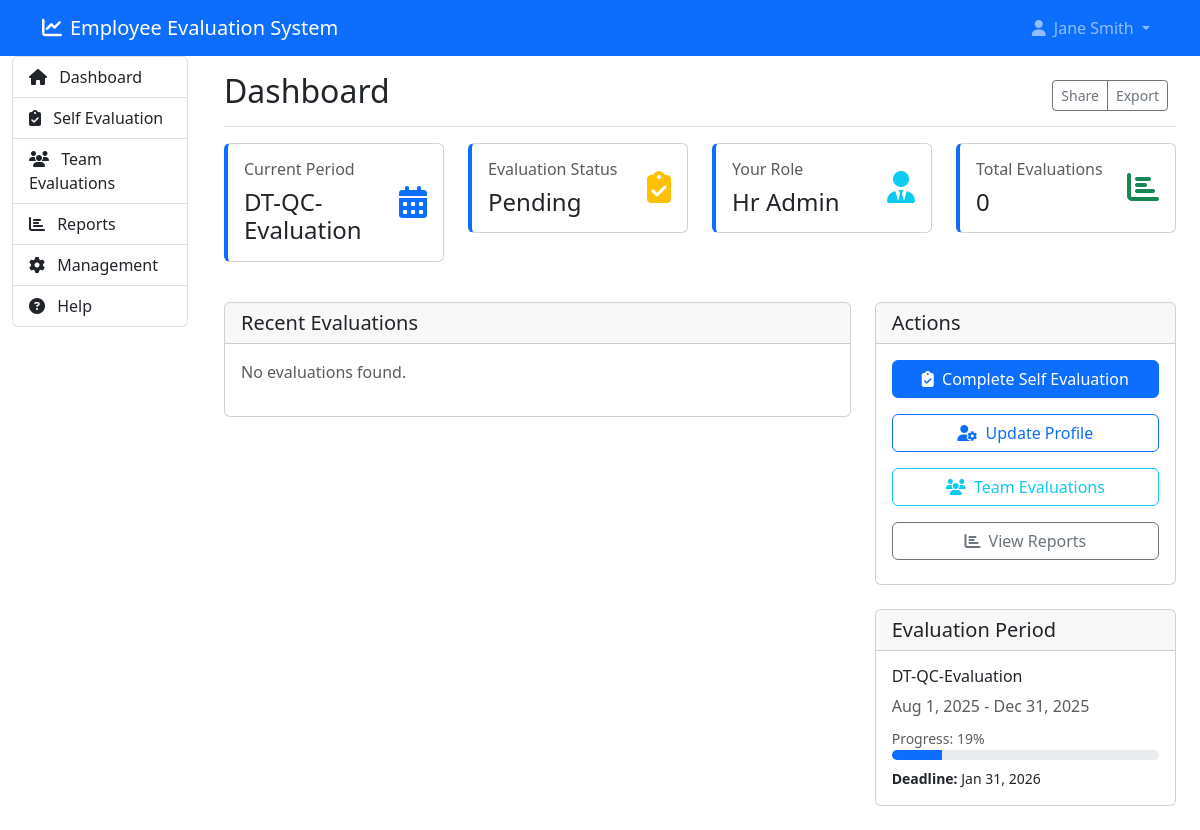
Screenshot of /index.php (signed in) with the database file from the repository.
### tables this page shows
CREATE TABLE `evaluation_periods` (
  `period_id` int NOT NULL,
  `period_name` varchar(50) NOT NULL,
  `start_date` date NOT NULL,
  `end_date` date NOT NULL,
  `evaluation_deadline` date DEFAULT NULL,
  `period_type` enum('monthly','quarterly','bi_annual','annual') NOT NULL,
  `is_active` tinyint(1) DEFAULT '1',
  `created_at` timestamp NULL DEFAULT CURRENT_TIMESTAMP,
  `updated_at` timestamp NULL DEFAULT CURRENT_TIMESTAMP ON UPDATE CURRENT_TIMESTAMP
);

### config.php (called while the page is built, shortened)
<?php
$host = 'localhost';
$dbname = 'employee_evaluation_system';
$username = 'root';
$password = 'admin@123';
try {
    $pdo = new PDO("mysql:host=$host;dbname=$dbname", $username, $password);
    $pdo->setAttribute(PDO::ATTR_ERRMODE, PDO::ERRMODE_EXCEPTION);
} catch (PDOException $e) {
    die("Could not connect to the database: " . $e->getMessage());
}
function getUserRole() {
    return $_SESSION['role'] ?? 'employee';
}
function getCurrentEvaluationPeriod() {
    global $pdo;
    $stmt = $pdo->query("SELECT * FROM evaluation_periods WHERE is_active = 1 AND end_date >= CURDATE() ORDER BY start_date LIMIT 1");
    return $stmt->fetch(PDO::FETCH_ASSOC);
}
function hasCompletedEvaluation($user_id, $period_id) {
    global $pdo;
    $stmt = $pdo->prepare("SELECT COUNT(*) FROM evaluations
                          WHERE employee_id = (SELECT employee_id FROM employees WHERE user_id = ?)
                          AND period_id = ? AND status = 'approved'");
    $stmt->execute([$user_id, $period_id]);
    return $stmt->fetchColumn() > 0;
}
?>

### index.php (the view, shortened to what this page needs)
<?php
require_once 'config.php';
$user_id = $_SESSION['user_id'];
$role = getUserRole();
$period = getCurrentEvaluationPeriod();
$completed = false;
if ($period) {
    $completed = hasCompletedEvaluation($user_id, $period['period_id']);
}
function getRecentEvaluations($user_id) {
    global $pdo;
    $stmt = $pdo->prepare("SELECT e.*, ep.period_name, ep.start_date, ep.end_date
                          FROM evaluations e
                          JOIN evaluation_periods ep ON e.period_id = ep.period_id
                          WHERE e.employee_id = (SELECT employee_id FROM employees WHERE user_id = ?)
                          ORDER BY e.created_at DESC LIMIT 5");
    $stmt->execute([$user_id]);
    return $stmt->fetchAll(PDO::FETCH_ASSOC);
}
$recent_evaluations = getRecentEvaluations($user_id);
?>
<!DOCTYPE html>
<html lang="en">
<head>
    <link href="https://cdn.jsdelivr.net/npm/bootstrap@5.3.0/dist/css/bootstrap.min.css" rel="stylesheet">
    <link rel="stylesheet" href="https://cdnjs.cloudflare.com/ajax/libs/font-awesome/6.4.0/css/all.min.css">
</head>
<body>
    <?php include 'header.php'; ?>
    <div class="container-fluid">
        <div class="row">
            <?php include 'sidebar.php'; ?>
            <main class="col-md-9 col-lg-10 px-md-4">
                <div class="d-flex justify-content-between flex-wrap flex-md-nowrap align-items-center pt-3 pb-2 mb-3 border-bottom">
                    <h1 class="h2">Dashboard</h1>
                    <div class="btn-toolbar mb-2 mb-md-0">
                        <div class="btn-group me-2">
                            <button type="button" class="btn btn-sm btn-outline-secondary">Share</button>
                            <button type="button" class="btn btn-sm btn-outline-secondary">Export</button>
                        </div>
                    </div>
                </div>
                <div class="row mb-4">
                    <div class="col-md-6 col-lg-3 mb-3">
                        <div class="card card-dashboard">
                            <div class="card-body">
                                <div class="d-flex justify-content-between">
                                    <div>
                                        <h6 class="card-title text-muted">Current Period</h6>
                                        <h4 class="card-text">
                                            <?php echo $period ? $period['period_name'] : 'None'; ?>
                                        </h4>
                                    </div>
                                    <div class="align-self-center">
                                        <i class="fas fa-calendar-alt fa-2x text-primary"></i>
                                    </div>
                                </div>
                            </div>
                        </div>
                    </div>
                    <div class="col-md-6 col-lg-3 mb-3">
                        <div class="card card-dashboard">
                            <div class="card-body">
                                <div class="d-flex justify-content-between">
                                    <div>
                                        <h6 class="card-title text-muted">Evaluation Status</h6>
                                        <h4 class="card-text">
                                            <?php echo $completed ? 'Completed' : 'Pending'; ?>
                                        </h4>
                                    </div>
                                    <div class="align-self-center">
                                        <i class="fas fa-clipboard-check fa-2x text-<?php echo $completed ? 'success' : 'warning'; ?>"></i>
                                    </div>
                                </div>
                            </div>
                        </div>
                    </div>
                    <div class="col-md-6 col-lg-3 mb-3">
                        <div class="card card-dashboard">
                            <div class="card-body">
                                <div class="d-flex justify-content-between">
                                    <div>
                                        <h6 class="card-title text-muted">Your Role</h6>
                                        <h4 class="card-text text-capitalize">
                                            <?php echo str_replace('_', ' ', $role); ?>
                                        </h4>
                                    </div>
                                    <div class="align-self-center">
                                        <i class="fas fa-user-tie fa-2x text-info"></i>
                                    </div>
                                </div>
                            </div>
                        </div>
                    </div>
                    <div class="col-md-6 col-lg-3 mb-3">
                        <div class="card card-dashboard">
                            <div class="card-body">
                                <div class="d-flex justify-content-between">
                                    <div>
                                        <h6 class="card-title text-muted">Total Evaluations</h6>
                                        <h4 class="card-text"><?php echo count($recent_evaluations); ?></h4>
                                    </div>
                                    <div class="align-self-center">
                                        <i class="fas fa-chart-bar fa-2x text-success"></i>
                                    </div>
                                </div>
                            </div>
                        </div>
                    </div>
                </div>
                <div class="row">
                    <div class="col-md-8 mb-4">
                        <div class="card">
                            <div class="card-header">
                                <h5 class="card-title mb-0">Recent Evaluations</h5>
                            </div>
                            <div class="card-body">
                                <?php if (count($recent_evaluations) > 0): ?>
                                <div class="table-responsive">
                                    <table class="table table-hover">
                                        <thead>
                                            <tr>
                                                <th>Period</th>
                                                <th>Type</th>
                                                <th>Score</th>
                                                <th>Status</th>
                                                <th>Date</th>
                                            </tr>
                                        </thead>
                                        <tbody>
                                            <?php foreach ($recent_evaluations as $evaluation): ?>
                                            <tr>
                                                <td><?php echo $evaluation['period_name']; ?></td>
                                                <td class="text-capitalize"><?php echo $evaluation['evaluation_type']; ?></td>
                                                <td>
                                                    <?php if ($evaluation['overall_score']): ?>
                                                    <span class="badge bg-<?php
                                                        if ($evaluation['overall_score'] >= 9) echo 'success';
                                                        elseif ($evaluation['overall_score'] >= 7.5) echo 'primary';
                                                        elseif ($evaluation['overall_score'] >= 5) echo 'warning';
                                                        else echo 'danger';
                                                    ?>">
                                                        <?php echo $evaluation['overall_score']; ?>
                                                    </span>
                                                    <?php else: ?>
                                                    <span class="badge bg-secondary">N/A</span>
                                                    <?php endif; ?>
                                                </td>
                                                <td class="text-capitalize"><?php echo str_replace('_', ' ', $evaluation['status']); ?></td>
                                                <td><?php echo date('M j, Y', strtotime($evaluation['created_at'])); ?></td>
                                            </tr>
                                            <?php endforeach; ?>
                                        </tbody>
                                    </table>
                                </div>
                                <?php else: ?>
                                <p class="text-muted">No evaluations found.</p>
                                <?php endif; ?>
                            </div>
                        </div>
                    </div>
                    <div class="col-md-4 mb-4">
                        <div class="card">
                            <div class="card-header">
                                <h5 class="card-title mb-0">Actions</h5>
                            </div>
                            <div class="card-body">
                                <div class="d-grid gap-2">
                                    <?php if ($period && !$completed): ?>
                                    <a href="self_evaluation.php" class="btn btn-primary mb-2">
                                        <i class="fas fa-clipboard-check me-1"></i> Complete Self Evaluation
                                    </a>
                                    <?php elseif ($period): ?>
                                    <button class="btn btn-success mb-2" disabled>
                                        <i class="fas fa-check-circle me-1"></i> Evaluation Completed
                                    </button>
                                    <?php endif; ?>
                                    <a href="profile.php" class="btn btn-outline-primary mb-2">
                                        <i class="fas fa-user-cog me-1"></i> Update Profile
                                    </a>
                                    <?php if (in_array($role, ['manager', 'hr_admin', 'system_admin'])): ?>
                                    <a href="team_evaluations.php" class="btn btn-outline-info mb-2">
                                        <i class="fas fa-users me-1"></i> Team Evaluations
                                    </a>
                                    <?php endif; ?>
                                    <?php if (in_array($role, ['hr_admin', 'system_admin'])): ?>
                                    <a href="reports.php" class="btn btn-outline-secondary mb-2">
                                        <i class="fas fa-chart-bar me-1"></i> View Reports
                                    </a>
                                    <?php endif; ?>
                                </div>
                            </div>
                        </div>
                        <?php if ($period): ?>
                        <div class="card mt-4">
                            <div class="card-header">
                                <h5 class="card-title mb-0">Evaluation Period</h5>
                            </div>
                            <div class="card-body">
                                <h6><?php echo $period['period_name']; ?></h6>
                                <p class="text-muted mb-2">
                                    <?php echo date('M j, Y', strtotime($period['start_date'])); ?> -
                                    <?php echo date('M j, Y', strtotime($period['end_date'])); ?>
                                </p>
                                <?php
                                $today = time();
                                $start_date = strtotime($period['start_date']);
                                $end_date = strtotime($period['end_date']);
                                $total_days = $end_date - $start_date;
                                $elapsed_days = $today - $start_date;
                                $percentage = min(100, max(0, ($elapsed_days / $total_days) * 100));
                                ?>
                                <div class="mb-2">
                                    <span class="small text-muted">Progress: <?php echo round($percentage); ?>%</span>
                                    <div class="progress">
                                        <div class="progress-bar" role="progressbar" style="width: <?php echo $percentage; ?>%"></div>
                                    </div>
                                </div>
                                <?php if ($period['evaluation_deadline']): ?>
                                <p class="small mb-0">
                                    <strong>Deadline:</strong>
                                    <?php echo date('M j, Y', strtotime($period['evaluation_deadline'])); ?>
                                </p>
                                <?php endif; ?>
                            </div>
                        </div>
                        <?php endif; ?>
                    </div>
                </div>
            </main>
        </div>
    </div>
</body>
</html>

### index.php (style rules this page uses)
.card-dashboard { transition: transform 0.2s; border-left: 4px solid #0d6efd; }
.progress { height: 10px; }

### rows the page displays
evaluation_periods: period_name "DT-QC-Evaluation", start_date "Aug 1, 2025", end_date "Dec 31, 2025", percentage "19", evaluation_deadline "Jan 31, 2026"

### other values shown
$_SESSION['first_name'] "Jane"
$_SESSION['last_name'] "Smith"
str_replace('_', ' ', $role) "Hr Admin"
count($recent_evaluations) "0"
